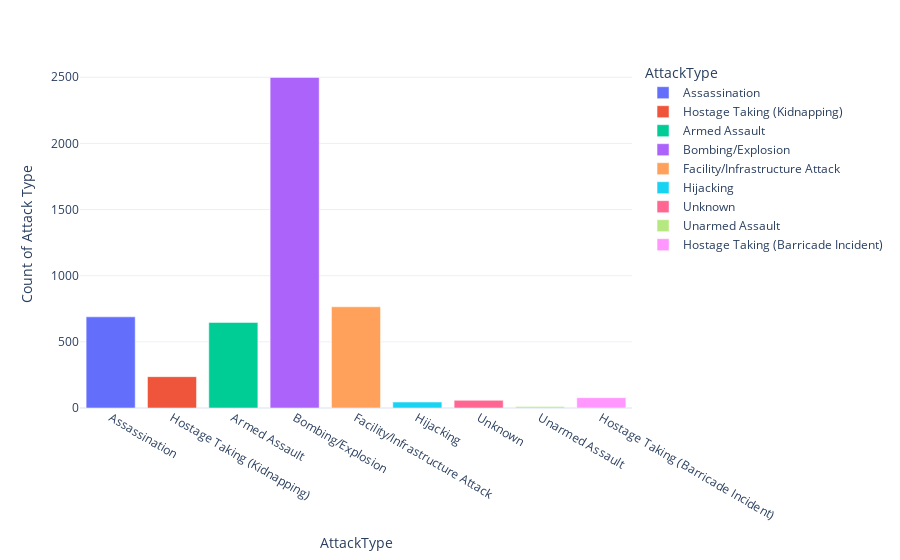

This figure's notebook cell:
### Code cell
# Observation
# Bombing and Explosion method shows the highest chossen type.

# Count of Weapon Chssen for Attack.
from collections import Counter
values = list(dataset['AttackType'])
value_map = dict(Counter(values))
value_dataset = pd.DataFrame(value_map.items())
value_dataset.columns = ["AttackType","Count of Attack Type"]
px.bar(data_frame=value_dataset,x = 'AttackType',y = 'Count of Attack Type',color = 'AttackType',template="plotly_white")

### Figure 1 — Plotly figure (JSON) as saved in the notebook; plotly's stock layout.template omitted (floating-point values rounded to 4 significant figures)
{"data": [{"alignmentgroup": "True", "hovertemplate": "AttackType=%{x}<br>Count of Attack Type=%{y}<extra></extra>", "legendgroup": "Assassination", "marker": {"color": "#636efa", "pattern": {"shape": ""}}, "name": "Assassination", "offsetgroup": "Assassination", "orientation": "v", "showlegend": true, "textposition": "auto", "x": ["Assassination"], "xaxis": "x", "y": [689], "yaxis": "y", "type": "bar"}, {"alignmentgroup": "True", "hovertemplate": "AttackType=%{x}<br>Count of Attack Type=%{y}<extra></extra>", "legendgroup": "Hostage Taking (Kidnapping)", "marker": {"color": "#EF553B", "pattern": {"shape": ""}}, "name": "Hostage Taking (Kidnapping)", "offsetgroup": "Hostage Taking (Kidnapping)", "orientation": "v", "showlegend": true, "textposition": "auto", "x": ["Hostage Taking (Kidnapping)"], "xaxis": "x", "y": [237], "yaxis": "y", "type": "bar"}, {"alignmentgroup": "True", "hovertemplate": "AttackType=%{x}<br>Count of Attack Type=%{y}<extra></extra>", "legendgroup": "Armed Assault", "marker": {"color": "#00cc96", "pattern": {"shape": ""}}, "name": "Armed Assault", "offsetgroup": "Armed Assault", "orientation": "v", "showlegend": true, "textposition": "auto", "x": ["Armed Assault"], "xaxis": "x", "y": [647], "yaxis": "y", "type": "bar"}, {"alignmentgroup": "True", "hovertemplate": "AttackType=%{x}<br>Count of Attack Type=%{y}<extra></extra>", "legendgroup": "Bombing/Explosion", "marker": {"color": "#ab63fa", "pattern": {"shape": ""}}, "name": "Bombing/Explosion", "offsetgroup": "Bombing/Explosion", "orientation": "v", "showlegend": true, "textposition": "auto", "x": ["Bombing/Explosion"], "xaxis": "x", "y": [2499], "yaxis": "y", "type": "bar"}, {"alignmentgroup": "True", "hovertemplate": "AttackType=%{x}<br>Count of Attack Type=%{y}<extra></extra>", "legendgroup": "Facility/Infrastructure Attack", "marker": {"color": "#FFA15A", "pattern": {"shape": ""}}, "name": "Facility/Infrastructure Attack", "offsetgroup": "Facility/Infrastructure Attack", "orientation": "v", "showlegend": true, "textposition": "auto", "x": ["Facility/Infrastructure Attack"], "xaxis": "x", "y": [765], "yaxis": "y", "type": "bar"}, {"alignmentgroup": "True", "hovertemplate": "AttackType=%{x}<br>Count of Attack Type=%{y}<extra></extra>", "legendgroup": "Hijacking", "marker": {"color": "#19d3f3", "pattern": {"shape": ""}}, "name": "Hijacking", "offsetgroup": "Hijacking", "orientation": "v", "showlegend": true, "textposition": "auto", "x": ["Hijacking"], "xaxis": "x", "y": [45], "yaxis": "y", "type": "bar"}, {"alignmentgroup": "True", "hovertemplate": "AttackType=%{x}<br>Count of Attack Type=%{y}<extra></extra>", "legendgroup": "Unknown", "marker": {"color": "#FF6692", "pattern": {"shape": ""}}, "name": "Unknown", "offsetgroup": "Unknown", "orientation": "v", "showlegend": true, "textposition": "auto", "x": ["Unknown"], "xaxis": "x", "y": [58], "yaxis": "y", "type": "bar"}, {"alignmentgroup": "True", "hovertemplate": "AttackType=%{x}<br>Count of Attack Type=%{y}<extra></extra>", "legendgroup": "Unarmed Assault", "marker": {"color": "#B6E880", "pattern": {"shape": ""}}, "name": "Unarmed Assault", "offsetgroup": "Unarmed Assault", "orientation": "v", "showlegend": true, "textposition": "auto", "x": ["Unarmed Assault"], "xaxis": "x", "y": [12], "yaxis": "y", "type": "bar"}, {"alignmentgroup": "True", "hovertemplate": "AttackType=%{x}<br>Count of Attack Type=%{y}<extra></extra>", "legendgroup": "Hostage Taking (Barricade Incident)", "marker": {"color": "#FF97FF", "pattern": {"shape": ""}}, "name": "Hostage Taking (Barricade Incident)", "offsetgroup": "Hostage Taking (Barricade Incident)", "orientation": "v", "showlegend": true, "textposition": "auto", "x": ["Hostage Taking (Barricade Incident)"], "xaxis": "x", "y": [78], "yaxis": "y", "type": "bar"}], "layout": {"xaxis": {"anchor": "y", "domain": [0, 1], "title": {"text": "AttackType"}, "categoryorder": "array", "categoryarray": ["Assassination", "Hostage Taking (Kidnapping)", "Armed Assault", "Bombing/Explosion", "Facility/Infrastructure Attack", "Hijacking", "Unknown", "Unarmed Assault", "Hostage Taking (Barricade Incident)"]}, "yaxis": {"anchor": "x", "domain": [0, 1], "title": {"text": "Count of Attack Type"}}, "legend": {"title": {"text": "AttackType"}, "tracegroupgap": 0}, "margin": {"t": 60}, "barmode": "relative"}}
